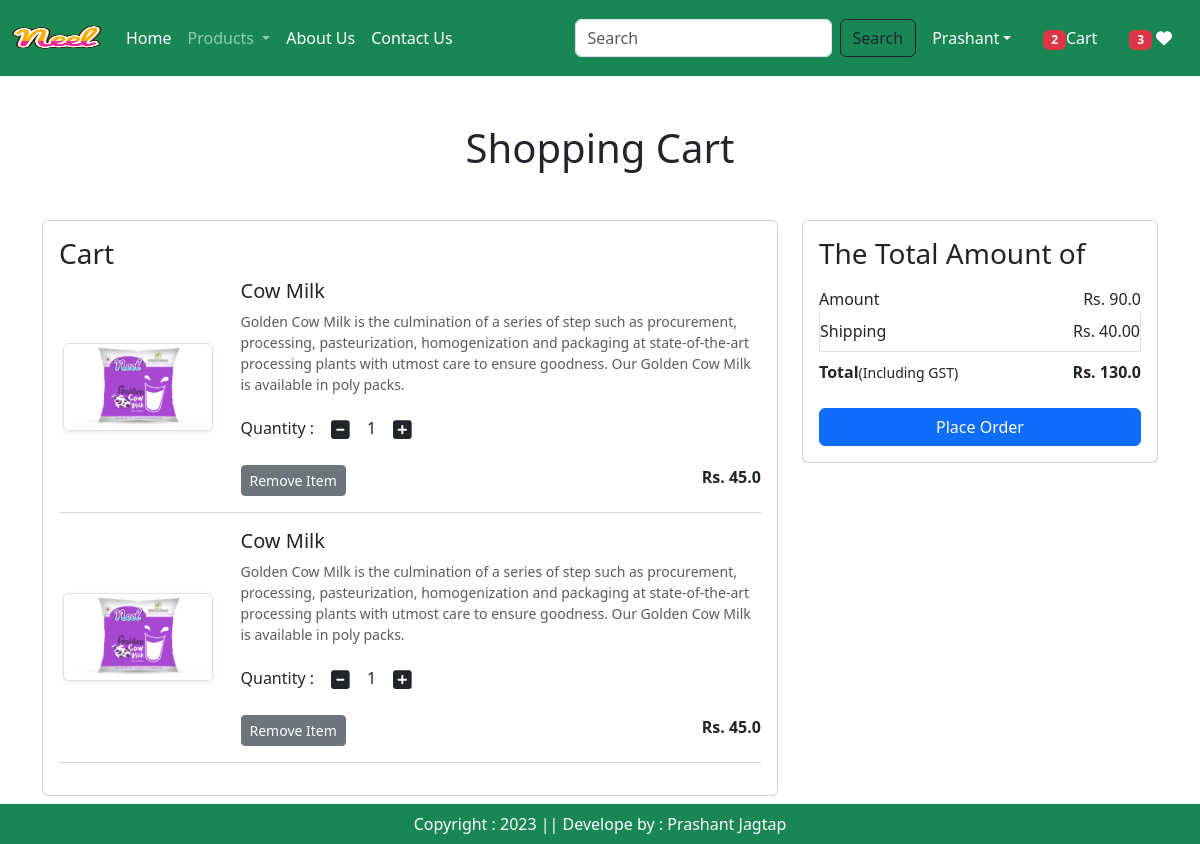
The app's page /cart/ (signed in) with its own data.
### app/models.py (models this page shows, shortened)
class Cart(models.Model):
    user = models.ForeignKey(User,on_delete=models.CASCADE)
    product = models.ForeignKey(Product, on_delete=models.CASCADE)
    quantity = models.PositiveIntegerField(default=1)

class Product(models.Model):
    title = models.CharField(max_length=100)
    selling_price = models.FloatField()
    discounted_price = models.FloatField()
    description = models.TextField()
    composition = models.TextField(default='')
    prodapp = models.TextField(default='')
    category = models.CharField(choices=CATEGORY_CHOICES, max_length=2)
    product_image = models.ImageField(upload_to='product')

### app/views.py (the view)
# urls.py: path('cart/', views.show_cart, name='showcart'),
@login_required
def show_cart(request):
    user = request.user
    cart = Cart.objects.filter(user=user)
    amount = 0
    for p in cart:
        value = p.quantity * p.product.discounted_price
        amount = amount + value
    totalamount = amount + 40
    totalitem = 0
    wishitem=0
    if request.user.is_authenticated:
        totalitem = len(Cart.objects.filter(user=request.user))
        wishitem = len(Wishlist.objects.filter(user=request.user))
    return render(request, 'app/addtocart.html',locals())

### app/templates/app/addtocart.html (shortened to what this page needs)
{% extends 'app/base.html' %}
{% load static %}
{% block main-content %}
<div class="container my-5">
    <div class="row">
        {% if cart %}
        <h1 class="text-center mb-5">Shopping Cart</h1>
        <div class="col-sm-8">
            <div class="card">
                <div class="card-body">
                    <h3>Cart</h3>
                    {% for item in cart %}
                    <div class="row">
                        <div class="col-sm-3 text-center align-self-center"><img src="{{item.product.product_image.url}}" alt="" srcset="" class="img-fluid img-thumbnail shadow-sm" height="150" width="150"> </div>
                        <div class="col-sm-9">
                            <div>
                                <h5>{{item.product.title}}</h5>
                                <p class="mb-2 text-muted small">{{item.product.description}}</p>
                                <div class="my-3">
                                    <label for="quantity">Quantity :</label>
                                    <a class="minus-cart btn" pid={{item.product.id}}><i class="fas fa-minus-square fa-lg"></i></a>
                                    <span id="quantity">{{item.quantity}}</span>
                                    <a class="plus-cart btn" pid={{item.product.id}}><i class="fas fa-plus-square fa-lg"></i></a>
                                </div>
                                <div class="d-flex justify-content-between">
                                    <a href="#" class="remove-cart btn btn-sm btn-secondary mr-3" pid="{{item.product.id}}">Remove Item</a>
                                    <p class="mb-0"><span><strong>Rs. {{item.product.discounted_price}}</strong></span></p>
                                </div>
                            </div>
                        </div>
                    </div>
                    <hr class="text-muted">
                    {% endfor %}
                </div>
            </div>
        </div>
        <div class="col-sm-4">
            <div class="card">
                <div class="card-body">
                    <h3>The Total Amount of </h3>
                    <ul class="list-group">
                        <li class="list-group-item d-flex justify-content-between align-items-center border-0 px-0 pb-0">Amount <span id="amount">Rs. {{amount}}</span></li>
                        <li class="list-group-item d-flex justify-content-between align-items-center px-0">Shipping<span>Rs. 40.00</span></li>
                        <li class="list-group-item d-flex justify-content-between align-items-center border-0 px-0 mb-3">
                            <div>
                                <strong>Total</strong><small>(Including GST)</small>
                            </div>
                            <span id="totalamount"><strong>Rs. {{totalamount}}</strong></span>
                        </li>
                    </ul>
                    <div class="d-grid"><a href="{% url 'checkout' %}" class="btn btn-primary">Place Order</a></div>
                </div>
            </div>
        </div>
        {% else %}
        <h1 class="text-center mb-5">Cart is Empty</h1>
        {% endif %}
    </div>
</div>
{% endblock main-content %}

### records on screen
Cart: product.product_image (picture), product "Cow Milk", product.description "Golden Cow Milk is the culmination of a series of step such as procurement, processing, pasteurization, homogenization and packaging at state-of-the-art processing plants with utmost care to ensure goodness. Our Golden Cow Milk is available in poly packs.", quantity "1", product.discounted_price "45.0"
Cart: product.product_image (picture), product "Cow Milk", product.description "Golden Cow Milk is the culmination of a series of step such as procurement, processing, pasteurization, homogenization and packaging at state-of-the-art processing plants with utmost care to ensure goodness. Our Golden Cow Milk is available in poly packs.", quantity "1", product.discounted_price "45.0"

### other values on screen
{{ totalitem }} "2"
{{ wishitem }} "3"
{{ amount }} "90.0"
{{ totalamount }} "130.0"
